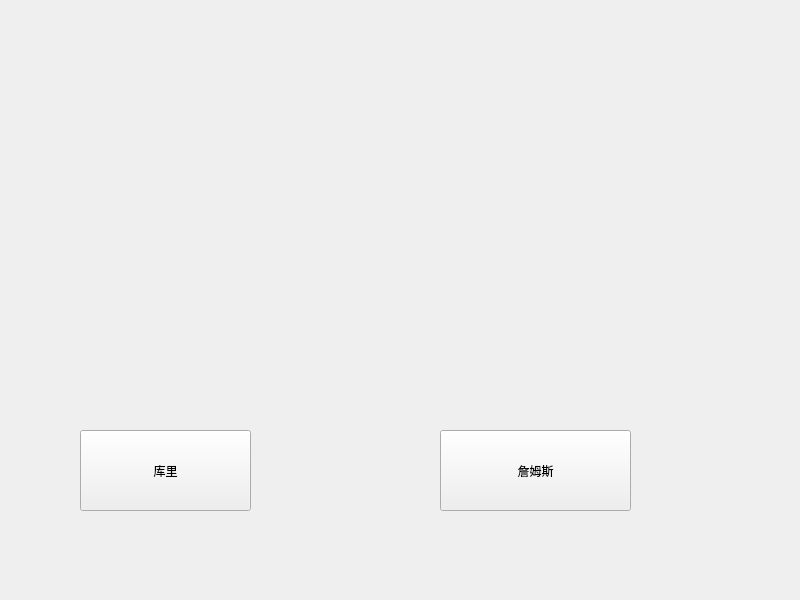
<?xml version="1.0" encoding="UTF-8"?>
<ui version="4.0">
 <class>Widget</class>
 <widget class="QWidget" name="Widget">
  <property name="geometry">
   <rect>
    <x>0</x>
    <y>0</y>
    <width>800</width>
    <height>600</height>
   </rect>
  </property>
  <property name="windowTitle">
   <string>Widget</string>
  </property>
  <widget class="QPushButton" name="pushButton">
   <property name="geometry">
    <rect>
     <x>80</x>
     <y>430</y>
     <width>171</width>
     <height>81</height>
    </rect>
   </property>
   <property name="text">
    <string>库里</string>
   </property>
  </widget>
  <widget class="QPushButton" name="pushButton_2">
   <property name="geometry">
    <rect>
     <x>440</x>
     <y>430</y>
     <width>191</width>
     <height>81</height>
    </rect>
   </property>
   <property name="text">
    <string>詹姆斯</string>
   </property>
  </widget>
 </widget>
 <resources/>
 <connections/>
</ui>
